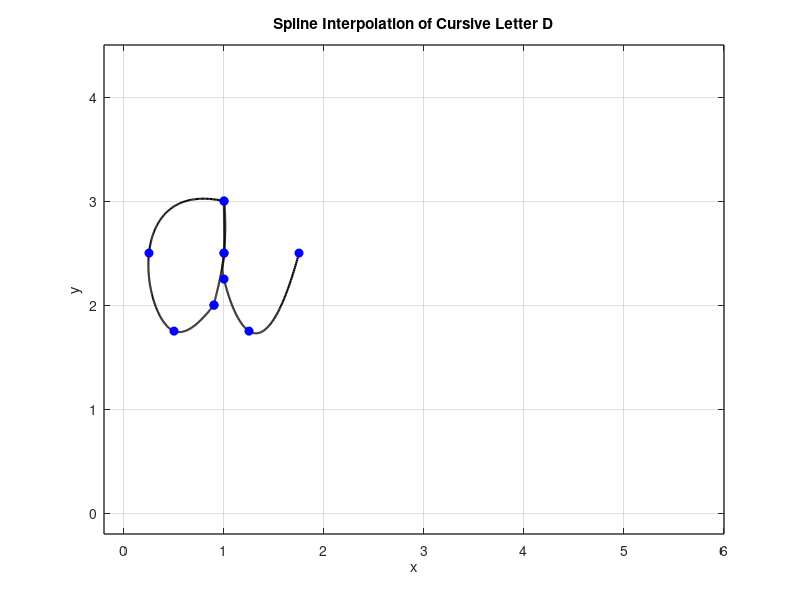

Write MATLAB code to recreate this figure.
%% letter a

x = [1 0.25 0.5 0.9 0.9 1 1 1 1 1.25 1.75];
y = [3 2.5 1.75 2 2 2.5 3 2.5 2.25 1.75 2.5];

n = length(x);
t = 0:n-1; % Parametric coordinate t
tt = 0:0.01:n-1; % More dense coordinate tt for spline interpolation

% Compute spline interpolation
xx = spline(t, x, tt);
yy = spline(t, y, tt);

% Plot settings
figure(1)
plot(xx, yy, 'k', 'LineWidth', 1.5) % plot spline
hold on
plot(x, y, 'bo', 'MarkerFaceColor', 'b') % plot data points
axis([-0.2 6 -0.2 4.5])
grid on
title('Spline Interpolation of Cursive Letter D')
xlabel('x')
ylabel('y')
set(gca, 'FontSize', 10, 'LineWidth', 1)
grid on
